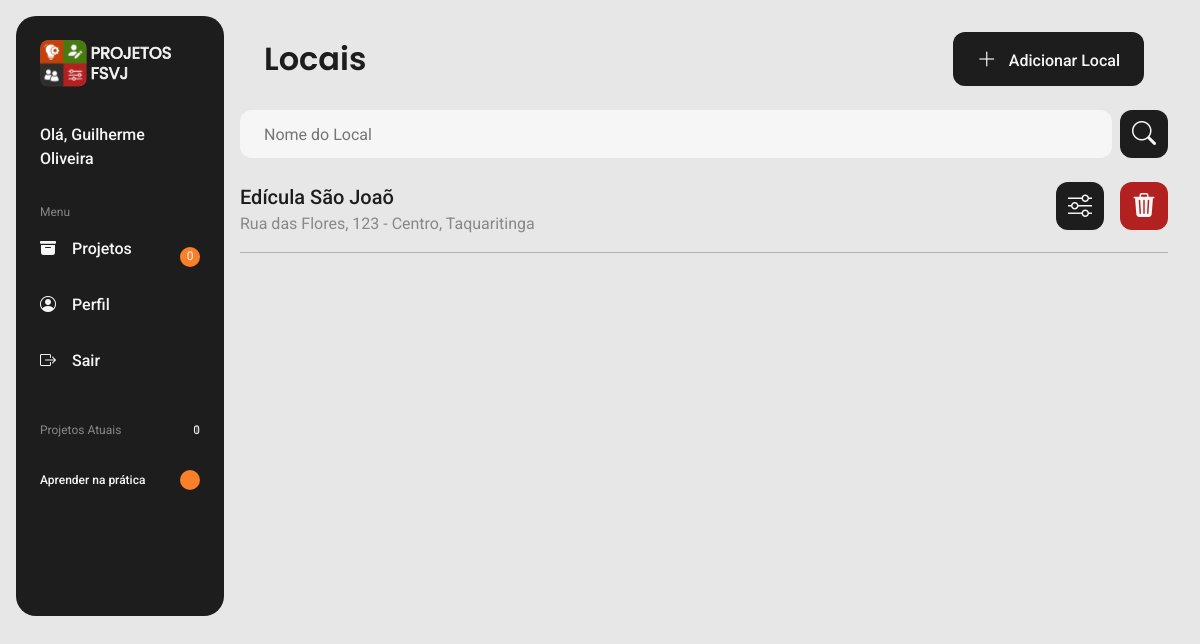
Before: /src/pages/locais/locais.php?id_usuario=3 with the older database file.
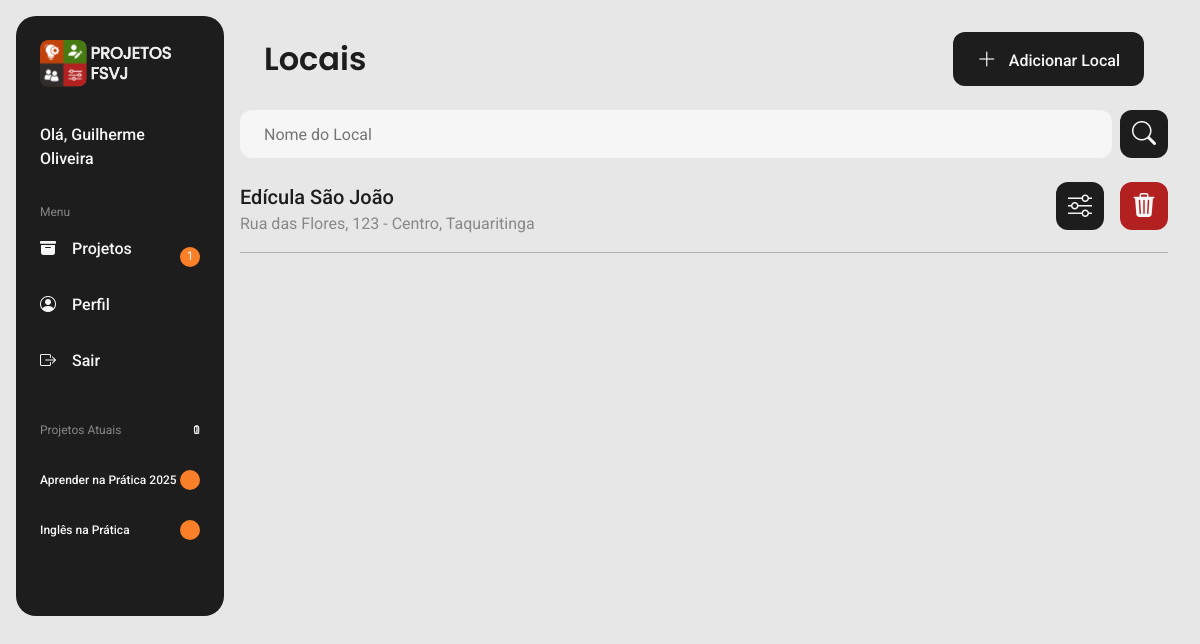
After: the same page with the newer database file.
### tables this page shows
CREATE TABLE `projetos` (
  `ID_PROJETO` int(11) NOT NULL,
  `NOME` varchar(50) NOT NULL,
  `ESCOPO` mediumtext DEFAULT NULL,
  `DATA_INICIO` date NOT NULL,
  `DATA_TERMINO` date NOT NULL,
  `CRIADO_EM` date DEFAULT curdate(),
  `ID_LOCAL` int(11) DEFAULT NULL,
  `ID_DIRETOR` int(11) NOT NULL,
  `ID_COORDENADOR` int(11) NOT NULL
);

CREATE TABLE `locais` (
  `ID_LOCAL` int(11) NOT NULL,
  `NOME` varchar(50) NOT NULL,
  `ID_ENDERECO` int(11) NOT NULL
);

CREATE TABLE `enderecos` (
  `ID_ENDERECO` int(11) NOT NULL,
  `RUA` varchar(50) NOT NULL,
  `BAIRRO` varchar(50) NOT NULL,
  `NUMERO` int(11) NOT NULL,
  `CIDADE` varchar(50) NOT NULL,
  `CEP` varchar(9) DEFAULT NULL
);

CREATE TABLE `tarefas` (
  `ID_TAREFA` int(11) NOT NULL,
  `NOME` varchar(50) NOT NULL,
  `DESCRICAO` mediumtext DEFAULT NULL,
  `ESTADO` enum('A FAZER','EM ANDAMENTO','CONCLUÍDA') DEFAULT 'A FAZER',
  `CRIADO_EM` date DEFAULT curdate(),
  `DATA_VENCIMENTO` date NOT NULL,
  `ID_FASE` int(11) NOT NULL,
  `ID_DOCUMENTO` int(11) DEFAULT NULL
);

### src/pages/locais/locais.php (shortened to what the changed rows need)
<?php
    include("../../../conexao.php");
    $id_usuario = $_GET["id_usuario"];
?>
<!DOCTYPE html>
<html lang="pt-br">
    <head>
        <link rel="stylesheet" href="https://cdn.jsdelivr.net/npm/bootstrap-icons@1.13.1/font/bootstrap-icons.min.css" />
        <link rel="stylesheet" href="../../styles/components/navbar.css" />
        <link rel="stylesheet" href="locais.css" />
    </head>
    <body>
        <?php include("../../components/navbar.php"); ?>
        <?php include("../../components/adicionar_local.php"); ?>
        <main class="main-container">
            <section class="main-header">
                <div class="titulo-container">
                    <h1 class="titulo-grande">Locais</h1>
                </div>
                <button class="botao-grande fundo-preto" onclick="AbrirAdicionarLocal()"><i class="bi bi-plus-lg"></i> Adicionar Local</button>
            </section>
            <div class="barra-pesquisa">
                <input class="input fundo-branco" type="text" placeholder="Nome do Local">
                <button class="botao-pequeno fundo-preto"><i class="bi bi-search"></i></button>
            </div>
            <?php
                $sql = "SELECT * FROM LOCAIS L INNER JOIN ENDERECOS E ON L.ID_ENDERECO = E.ID_ENDERECO";
                $query_local_endereco = $mysqli -> query($sql);
                while ($row_local_endereco = $query_local_endereco -> fetch_assoc()) {
                    $id_local = $row_local_endereco["ID_LOCAL"];
                    $nome_local = $row_local_endereco["NOME"];
                    $endereco = $row_local_endereco["RUA"] .', '. $row_local_endereco["NUMERO"] .' - '. $row_local_endereco["BAIRRO"] .', '. $row_local_endereco["CIDADE"];
                    echo '
                    <section class="usuario-container">
                        <div>
                            <h2 class="label">'.$nome_local.'</h2>
                            <p class="sub-titulo">'.$endereco.'</p>
                        </div>
                        <div class="botoes-container">
                            <button class="botao-pequeno fundo-preto" onclick="AbrirEditarLocal'.$id_local.'()"><i class="bi bi-sliders"></i></button>
                            <button class="botao-pequeno fundo-vermelho" onclick="AbrirExcluirLocal'.$id_local.'()"><i class="bi bi-trash3-fill"></i></button>
                        </div>
                    </section>
                    <div class="divisor fundo-cinza"></div>
                    ';
                }
            ?>
        </main>
    </body>
</html>

### src/components/navbar.php (shortened to what the changed rows need)
<?php
    $sql = "SELECT * FROM USUARIOS U WHERE U.ID_USUARIO = '$id_usuario'";
    $query_usuario = $mysqli -> query($sql);
    $row_usuario = $query_usuario -> fetch_assoc();
    $hierarquia = $row_usuario["HIERARQUIA"];
    $sql = "SELECT * FROM TAREFAS T INNER JOIN USUARIOS_TAREFAS UT ON T.ID_TAREFA = UT.ID_TAREFA INNER JOIN FASES F ON T.ID_FASE = F.ID_FASE INNER JOIN PROJETOS P ON F.ID_PROJETO = P.ID_PROJETO WHERE UT.ID_USUARIO = '$id_usuario' AND P.DATA_INICIO <= CURRENT_DATE() AND P.DATA_TERMINO >= CURRENT_DATE()";
    $query_tarefas_atuais = $mysqli -> query($sql);
    $quantidade_tarefas_atuais = $query_tarefas_atuais -> num_rows;
?>
<nav class="nav-container">
    <section class="nav-menu">
        <h2>Menu</h2>
        <ul>
            <li>
                <div class="nav-menu-item">
                    <?php if ($hierarquia != "DIRETOR") {echo '<div><span>'.$quantidade_tarefas_atuais.'</span></div>';} ?>
                </div>
            </li>
        </ul>
    </section>
    <section class="nav-projetos">
        <h2>Projetos Atuais</h2>
        <?php
            if ($hierarquia == "VOLUNTÁRIO") {
                $sql = "SELECT DISTINCT P.ID_PROJETO, P.NOME FROM PROJETOS P INNER JOIN USUARIOS_PROJETOS UP ON P.ID_PROJETO = UP.ID_PROJETO WHERE UP.ID_USUARIO = '$id_usuario' AND P.DATA_INICIO <= CURRENT_DATE() AND P.DATA_TERMINO >= CURRENT_DATE()";
                $query_projetos_atuais = $mysqli -> query($sql);
                $quantidade_projetos_atuais = $query_projetos_atuais -> num_rows;
            }
            else {
                $sql = "SELECT DISTINCT P.ID_PROJETO, P.NOME FROM PROJETOS P WHERE P.DATA_INICIO <= CURRENT_DATE() AND P.DATA_TERMINO >= CURRENT_DATE()";
                $query_projetos_atuais = $mysqli -> query($sql);
                $quantidade_projetos_atuais = $query_projetos_atuais -> num_rows;
            }
        ?>
        <span><?php echo $quantidade_projetos_atuais;?></span>
        <ul>
            <?php
                while($row_projetos_atuais = $query_projetos_atuais -> fetch_assoc()) {
                    $id_projeto = $row_projetos_atuais["ID_PROJETO"];
                    $nome_projeto = $row_projetos_atuais["NOME"];
                    $sql = "SELECT * FROM TAREFAS T INNER JOIN USUARIOS_TAREFAS UT ON T.ID_TAREFA = UT.ID_TAREFA INNER JOIN FASES F ON T.ID_FASE = F.ID_FASE INNER JOIN PROJETOS P ON F.ID_PROJETO = P.ID_PROJETO WHERE UT.ID_USUARIO = '$id_usuario' AND P.ID_PROJETO = '$id_projeto' AND P.DATA_INICIO <= CURRENT_DATE() AND P.DATA_TERMINO >= CURRENT_DATE()";
                    $query_tarefas_atuais = $mysqli -> query($sql);
                    $quantidade_tarefas_atuais = $query_tarefas_atuais -> num_rows;
                    echo '<li><div class="nav-projetos-item"><p class="nome-projeto">'.$nome_projeto.'</p>'.($hierarquia == "DIRETOR" ? '' : '<div><span>'.$quantidade_tarefas_atuais.'</span></div>').'</div></li>';
                }
            ?>
        </ul>
    </section>
</nav>

Changed rows visible on the page:
now on this page (row edited): tarefas: projetos.ID_COORDENADOR "2"
changed projetos: NOME "Aprender na prática" → "Aprender na Prática 2025"; quantidade_tarefas_atuais "0" → "1"
added projetos: NOME "Inglês na Prática", quantidade_tarefas_atuais "0"
changed locais "Rua das Flores, 123 - Centro, Taquaritinga": NOME "Edícula São Joaõ" → "Edícula São João"
Other visible differences:
$quantidade_tarefas_atuais: "0" → "1"
$quantidade_projetos_atuais: "1" → (not shown)
